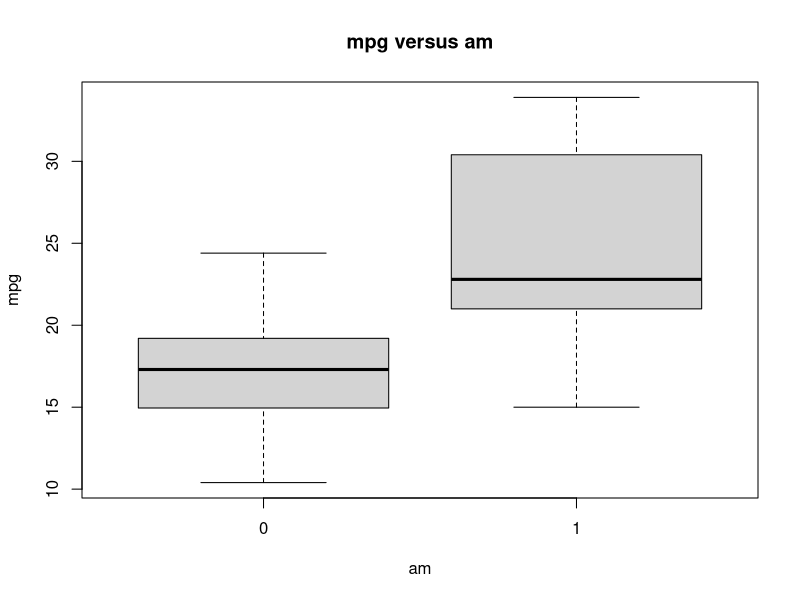
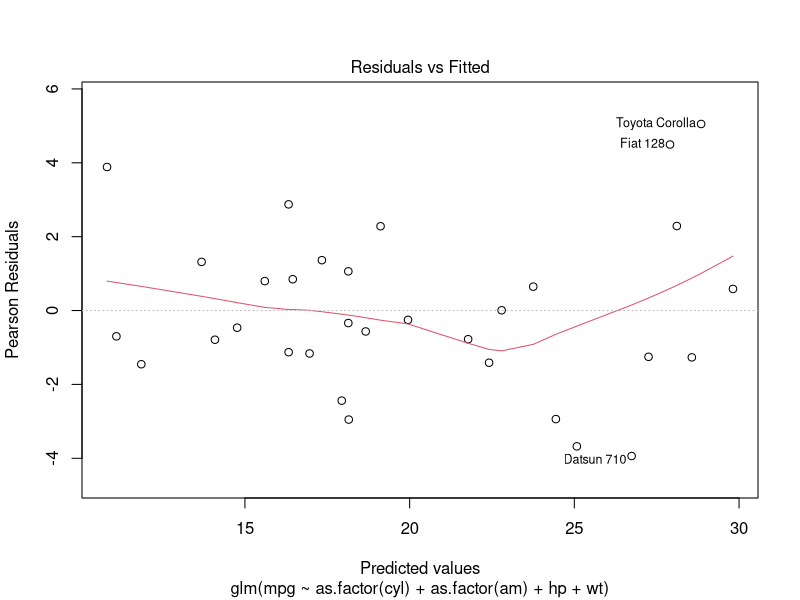
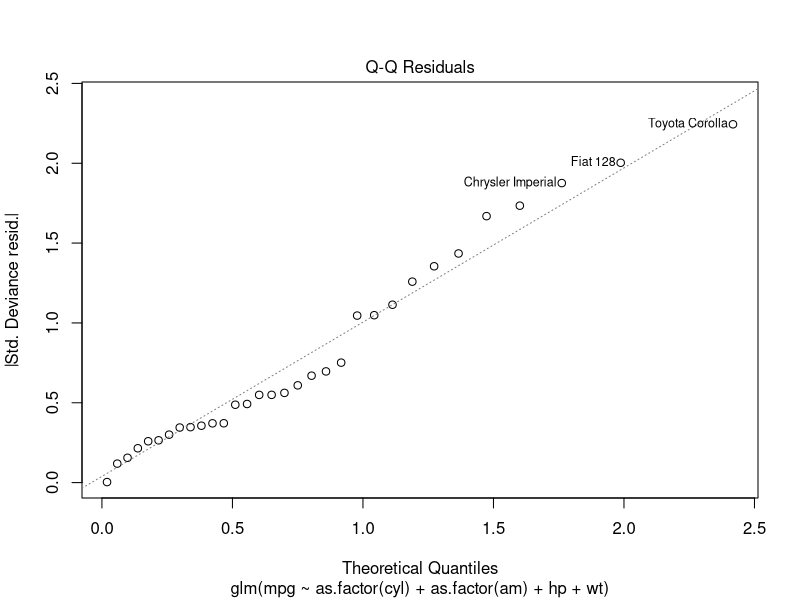
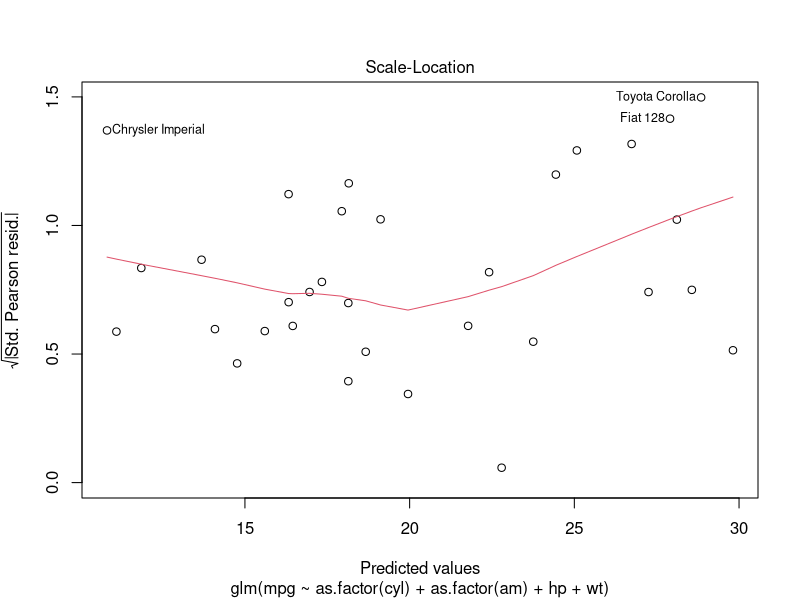
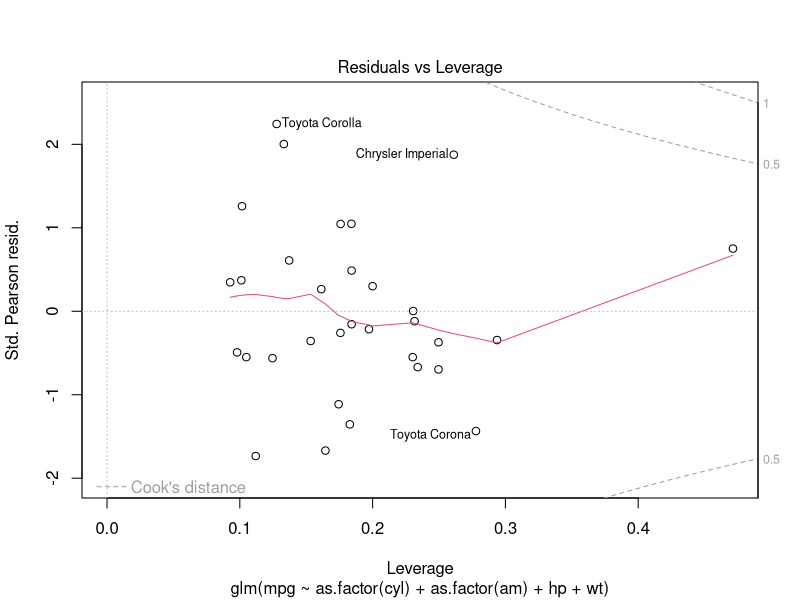

These figures' R source, in order:
## ---- chunk 1
data(mtcars)
str(mtcars)
## ---- chunk 2
boxplot(mpg ~ am, data = mtcars, xlab = "am", ylab = "mpg", 
        main = "mpg versus am")
## ---- chunk 3
fit<-glm(mpg ~ as.factor(cyl) + as.factor(vs) + as.factor(am) + as.factor(gear) + 
           as.factor(carb) + disp + hp + drat + wt + qsec, data=mtcars)
summary(fit)
## ---- chunk 4
library(MASS)
stepAIC(fit, direction="backward")
## ---- chunk 5
cor(mtcars)
## ---- chunk 6
fitbest <- glm(mpg ~ as.factor(cyl) + as.factor(am) + hp + wt, data=mtcars)
#plot(fitbest)
## ---- chunk 7
summary(fitbest)$coefficients
## ---- chunk 8
plot(fitbest)
